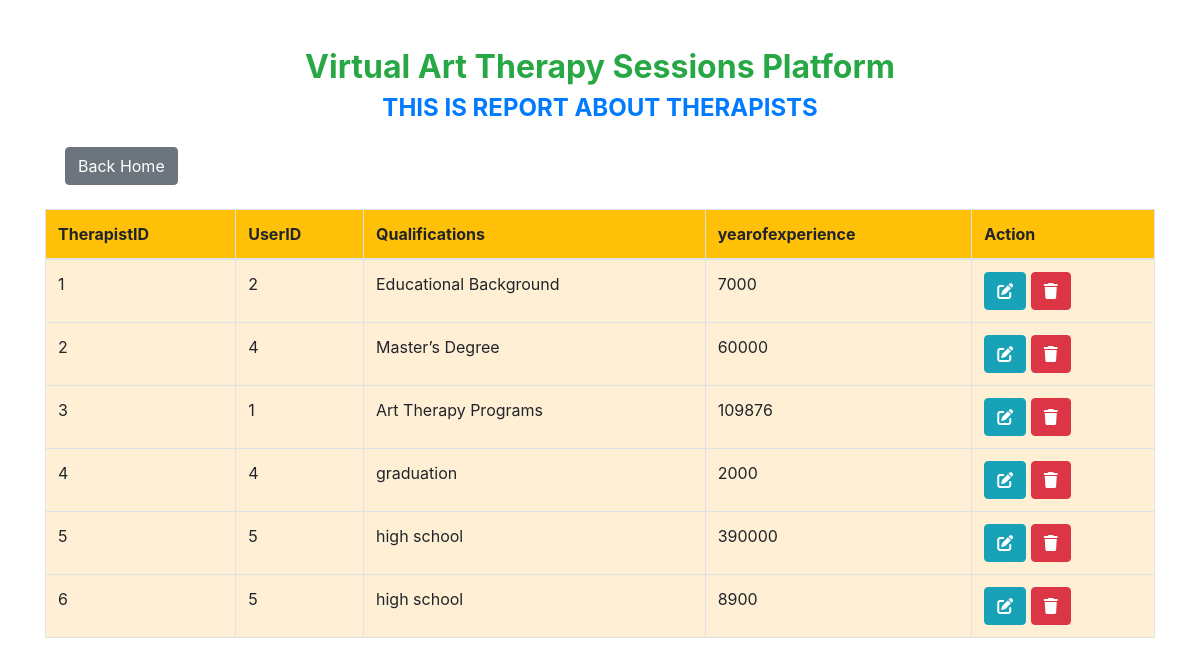
/viewtherapists.php, run on the app's committed database.
### tables this page shows
CREATE TABLE `therapists` (
  `TherapistID` int(11) NOT NULL,
  `UserID` int(11) DEFAULT NULL,
  `Qualifications` text DEFAULT NULL,
  `yearofexperience` int(11) NOT NULL
);

### viewtherapists.php (the view, shortened to what this page needs)
 <!DOCTYPE html>
<html lang="en">
<head>
    <link href="https://stackpath.bootstrapcdn.com/bootstrap/4.5.2/css/bootstrap.min.css" rel="stylesheet">
    <link href="https://cdnjs.cloudflare.com/ajax/libs/font-awesome/6.0.0-beta3/css/all.min.css" rel="stylesheet">
</head>
<body>
    <div class="container mt-5">
        <h2 class="text-center text-success">Virtual Art Therapy Sessions Platform</h2>
        <h4 class="text-center text-primary mb-4">THIS IS  REPORT ABOUT THERAPISTS</h4>
        <a href="home.html" class="btn btn-secondary btn-back">Back Home</a>
        <table class="table table-bordered mt-4">
            <thead class="bg-warning">
                <tr>
                    <th>TherapistID</th>
                    <th>UserID</th>
                    <th>Qualifications</th>
                    <th>yearofexperience</th>
                    <th>Action</th>
                </tr>
            </thead>
            <tbody>
                <?php
                include "dbconnection.php";
                $sql = "SELECT * FROM therapists";
                $result = $connection->query($sql);
                while ($row = $result->fetch_assoc()) {
                    echo "
                    <tr>
                        <td>{$row['TherapistID']}</td>
                        <td>{$row['UserID']}</td>
                        <td>{$row['Qualifications']}</td>
                        <td>{$row['yearofexperience']}</td>
                        <td>
                            <a href='updatetherapists.php?TherapistID={$row['TherapistID']}'  class='btn btn-info'><i class='fas fa-edit'></i></a>
                            <a href='deletetherapists.php?TherapistID={$row['TherapistID']}' class='btn btn-danger'><i class='fas fa-trash'></i></a>
                        </td>
                    </tr>
                    ";
                }
                ?>
            </tbody>
        </table>
    </div>
</body>
</html>

### viewtherapists.php (style rules this page uses)
h2, h4 { font-weight: bold; }
.btn-back { margin-left: 20px; }
table { background-color: papayawhip; }

### data on the page
therapists: TherapistID "1", UserID "2", Qualifications "Educational Background", yearofexperience "7000"
therapists: TherapistID "2", UserID "4", Qualifications "Master’s Degree", yearofexperience "60000"
therapists: TherapistID "3", UserID "1", Qualifications "Art Therapy Programs", yearofexperience "109876"
therapists: TherapistID "4", UserID "4", Qualifications "graduation", yearofexperience "2000"
therapists: TherapistID "5", UserID "5", Qualifications "high school", yearofexperience "390000"
therapists: TherapistID "6", UserID "5", Qualifications "high school", yearofexperience "8900"
